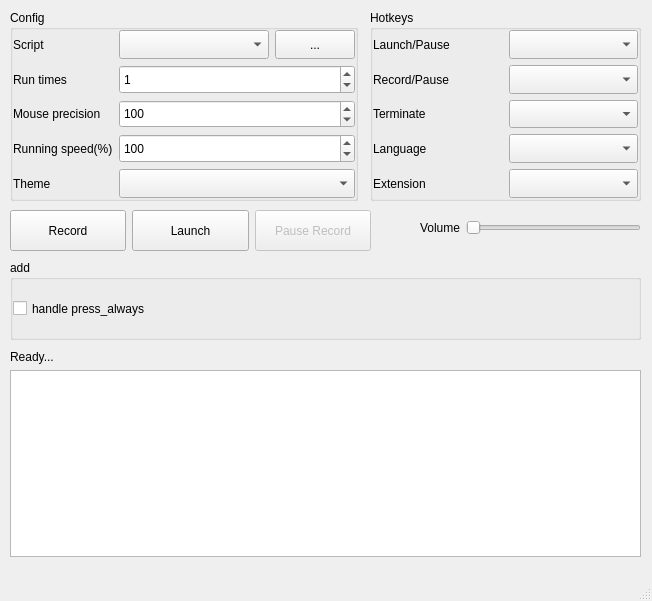
<?xml version="1.0" encoding="UTF-8"?>
<ui version="4.0">
 <class>UIView</class>
 <widget class="QMainWindow" name="UIView">
  <property name="geometry">
   <rect>
    <x>0</x>
    <y>0</y>
    <width>652</width>
    <height>601</height>
   </rect>
  </property>
  <property name="windowTitle">
   <string>KeymouseGo v5.1</string>
  </property>
  <property name="windowIcon">
   <iconset resource="assets.qrc">
    <normaloff>:/pic/Mondrian.png</normaloff>:/pic/Mondrian.png</iconset>
  </property>
  <widget class="QWidget" name="centralwidget">
   <widget class="QGroupBox" name="groupBox">
    <property name="geometry">
     <rect>
      <x>370</x>
      <y>10</y>
      <width>271</width>
      <height>191</height>
     </rect>
    </property>
    <property name="title">
     <string>Hotkeys</string>
    </property>
    <layout class="QGridLayout" name="gridLayout_3">
     <property name="leftMargin">
      <number>0</number>
     </property>
     <property name="topMargin">
      <number>0</number>
     </property>
     <property name="rightMargin">
      <number>0</number>
     </property>
     <property name="bottomMargin">
      <number>0</number>
     </property>
     <item row="2" column="1">
      <widget class="QComboBox" name="choice_stop">
       <property name="sizePolicy">
        <sizepolicy hsizetype="Minimum" vsizetype="Minimum">
         <horstretch>0</horstretch>
         <verstretch>0</verstretch>
        </sizepolicy>
       </property>
      </widget>
     </item>
     <item row="4" column="1">
      <widget class="QComboBox" name="choice_extension">
       <property name="sizePolicy">
        <sizepolicy hsizetype="Minimum" vsizetype="Minimum">
         <horstretch>0</horstretch>
         <verstretch>0</verstretch>
        </sizepolicy>
       </property>
      </widget>
     </item>
     <item row="2" column="0">
      <widget class="QLabel" name="label_stop">
       <property name="text">
        <string>Terminate</string>
       </property>
      </widget>
     </item>
     <item row="3" column="0">
      <widget class="QLabel" name="label_language">
       <property name="text">
        <string>Language</string>
       </property>
      </widget>
     </item>
     <item row="0" column="1">
      <widget class="QComboBox" name="choice_start">
       <property name="sizePolicy">
        <sizepolicy hsizetype="Minimum" vsizetype="Minimum">
         <horstretch>0</horstretch>
         <verstretch>0</verstretch>
        </sizepolicy>
       </property>
       <property name="currentText">
        <string/>
       </property>
      </widget>
     </item>
     <item row="1" column="1">
      <widget class="QComboBox" name="choice_record">
       <property name="sizePolicy">
        <sizepolicy hsizetype="Minimum" vsizetype="Minimum">
         <horstretch>0</horstretch>
         <verstretch>0</verstretch>
        </sizepolicy>
       </property>
      </widget>
     </item>
     <item row="1" column="0">
      <widget class="QLabel" name="label_record">
       <property name="text">
        <string>Record/Pause</string>
       </property>
      </widget>
     </item>
     <item row="3" column="1">
      <widget class="QComboBox" name="choice_language">
       <property name="sizePolicy">
        <sizepolicy hsizetype="Minimum" vsizetype="Minimum">
         <horstretch>0</horstretch>
         <verstretch>0</verstretch>
        </sizepolicy>
       </property>
      </widget>
     </item>
     <item row="4" column="0">
      <widget class="QLabel" name="label_extension">
       <property name="text">
        <string>Extension</string>
       </property>
      </widget>
     </item>
     <item row="0" column="0">
      <widget class="QLabel" name="label_start_key">
       <property name="text">
        <string>Launch/Pause</string>
       </property>
      </widget>
     </item>
    </layout>
   </widget>
   <widget class="QWidget" name="horizontalLayoutWidget">
    <property name="geometry">
     <rect>
      <x>10</x>
      <y>210</y>
      <width>361</width>
      <height>41</height>
     </rect>
    </property>
    <layout class="QHBoxLayout" name="horizontalLayout">
     <property name="sizeConstraint">
      <enum>QLayout::SetDefaultConstraint</enum>
     </property>
     <item>
      <widget class="QPushButton" name="btrecord">
       <property name="sizePolicy">
        <sizepolicy hsizetype="Minimum" vsizetype="Minimum">
         <horstretch>0</horstretch>
         <verstretch>0</verstretch>
        </sizepolicy>
       </property>
       <property name="text">
        <string>Record</string>
       </property>
      </widget>
     </item>
     <item>
      <widget class="QPushButton" name="btrun">
       <property name="sizePolicy">
        <sizepolicy hsizetype="Minimum" vsizetype="Minimum">
         <horstretch>0</horstretch>
         <verstretch>0</verstretch>
        </sizepolicy>
       </property>
       <property name="text">
        <string>Launch</string>
       </property>
      </widget>
     </item>
     <item>
      <widget class="QPushButton" name="btpauserecord">
       <property name="enabled">
        <bool>false</bool>
       </property>
       <property name="sizePolicy">
        <sizepolicy hsizetype="Minimum" vsizetype="Minimum">
         <horstretch>0</horstretch>
         <verstretch>0</verstretch>
        </sizepolicy>
       </property>
       <property name="text">
        <string>Pause Record</string>
       </property>
      </widget>
     </item>
    </layout>
   </widget>
   <widget class="QWidget" name="verticalLayoutWidget">
    <property name="geometry">
     <rect>
      <x>10</x>
      <y>350</y>
      <width>631</width>
      <height>207</height>
     </rect>
    </property>
    <layout class="QVBoxLayout" name="verticalLayout">
     <item>
      <widget class="QLabel" name="tnumrd">
       <property name="text">
        <string>Ready...</string>
       </property>
      </widget>
     </item>
     <item>
      <widget class="QTextEdit" name="textlog">
       <property name="enabled">
        <bool>true</bool>
       </property>
       <property name="sizePolicy">
        <sizepolicy hsizetype="Minimum" vsizetype="Minimum">
         <horstretch>0</horstretch>
         <verstretch>0</verstretch>
        </sizepolicy>
       </property>
       <property name="readOnly">
        <bool>true</bool>
       </property>
      </widget>
     </item>
    </layout>
   </widget>
   <widget class="QWidget" name="formLayoutWidget_3">
    <property name="geometry">
     <rect>
      <x>420</x>
      <y>220</y>
      <width>221</width>
      <height>31</height>
     </rect>
    </property>
    <layout class="QFormLayout" name="formLayout_3">
     <item row="0" column="0">
      <widget class="QLabel" name="label_volume">
       <property name="text">
        <string>Volume</string>
       </property>
      </widget>
     </item>
     <item row="0" column="1">
      <widget class="QSlider" name="volumeSlider">
       <property name="orientation">
        <enum>Qt::Horizontal</enum>
       </property>
      </widget>
     </item>
    </layout>
   </widget>
   <widget class="QGroupBox" name="groupBox_2">
    <property name="geometry">
     <rect>
      <x>10</x>
      <y>10</y>
      <width>348</width>
      <height>191</height>
     </rect>
    </property>
    <property name="title">
     <string>Config</string>
    </property>
    <layout class="QGridLayout" name="gridLayout_4">
     <property name="leftMargin">
      <number>0</number>
     </property>
     <property name="topMargin">
      <number>0</number>
     </property>
     <property name="rightMargin">
      <number>0</number>
     </property>
     <property name="bottomMargin">
      <number>0</number>
     </property>
     <item row="4" column="1">
      <widget class="QComboBox" name="choice_theme">
       <property name="sizePolicy">
        <sizepolicy hsizetype="Minimum" vsizetype="Minimum">
         <horstretch>0</horstretch>
         <verstretch>0</verstretch>
        </sizepolicy>
       </property>
      </widget>
     </item>
     <item row="2" column="0">
      <widget class="QLabel" name="label_execute_interval">
       <property name="text">
        <string>Mouse precision</string>
       </property>
      </widget>
     </item>
     <item row="3" column="0">
      <widget class="QLabel" name="label_execute_speed">
       <property name="text">
        <string>Running speed(%)</string>
       </property>
      </widget>
     </item>
     <item row="1" column="0">
      <widget class="QLabel" name="label_run_times">
       <property name="text">
        <string>Run times</string>
       </property>
      </widget>
     </item>
     <item row="4" column="0">
      <widget class="QLabel" name="label_theme">
       <property name="text">
        <string>Theme</string>
       </property>
      </widget>
     </item>
     <item row="0" column="0">
      <widget class="QLabel" name="label_script">
       <property name="text">
        <string>Script</string>
       </property>
      </widget>
     </item>
     <item row="3" column="1">
      <widget class="QSpinBox" name="execute_speed">
       <property name="sizePolicy">
        <sizepolicy hsizetype="Minimum" vsizetype="Minimum">
         <horstretch>0</horstretch>
         <verstretch>0</verstretch>
        </sizepolicy>
       </property>
       <property name="minimum">
        <number>20</number>
       </property>
       <property name="maximum">
        <number>500</number>
       </property>
       <property name="value">
        <number>100</number>
       </property>
      </widget>
     </item>
     <item row="2" column="1">
      <widget class="QSpinBox" name="mouse_move_interval_ms">
       <property name="sizePolicy">
        <sizepolicy hsizetype="Minimum" vsizetype="Minimum">
         <horstretch>0</horstretch>
         <verstretch>0</verstretch>
        </sizepolicy>
       </property>
       <property name="minimum">
        <number>1</number>
       </property>
       <property name="maximum">
        <number>1000</number>
       </property>
       <property name="value">
        <number>100</number>
       </property>
      </widget>
     </item>
     <item row="1" column="1">
      <widget class="QSpinBox" name="stimes">
       <property name="sizePolicy">
        <sizepolicy hsizetype="Minimum" vsizetype="Minimum">
         <horstretch>0</horstretch>
         <verstretch>0</verstretch>
        </sizepolicy>
       </property>
       <property name="maximum">
        <number>99999</number>
       </property>
       <property name="value">
        <number>1</number>
       </property>
      </widget>
     </item>
     <item row="0" column="1">
      <layout class="QGridLayout" name="gridLayout" columnstretch="3,1">
       <property name="sizeConstraint">
        <enum>QLayout::SetMinimumSize</enum>
       </property>
       <item row="0" column="0">
        <widget class="QComboBox" name="choice_script">
         <property name="sizePolicy">
          <sizepolicy hsizetype="Minimum" vsizetype="Minimum">
           <horstretch>0</horstretch>
           <verstretch>0</verstretch>
          </sizepolicy>
         </property>
        </widget>
       </item>
       <item row="0" column="1">
        <widget class="QPushButton" name="bt_open_script_files">
         <property name="sizePolicy">
          <sizepolicy hsizetype="Minimum" vsizetype="Minimum">
           <horstretch>0</horstretch>
           <verstretch>0</verstretch>
          </sizepolicy>
         </property>
         <property name="text">
          <string>...</string>
         </property>
        </widget>
       </item>
      </layout>
     </item>
    </layout>
   </widget>
   <widget class="QGroupBox" name="groupBox_3">
    <property name="geometry">
     <rect>
      <x>10</x>
      <y>260</y>
      <width>631</width>
      <height>80</height>
     </rect>
    </property>
    <property name="title">
     <string>add</string>
    </property>
    <layout class="QGridLayout" name="gridLayout_6">
     <property name="leftMargin">
      <number>0</number>
     </property>
     <property name="topMargin">
      <number>0</number>
     </property>
     <property name="rightMargin">
      <number>0</number>
     </property>
     <property name="bottomMargin">
      <number>0</number>
     </property>
     <item row="0" column="1">
      <spacer name="horizontalSpacer">
       <property name="orientation">
        <enum>Qt::Horizontal</enum>
       </property>
       <property name="sizeHint" stdset="0">
        <size>
         <width>40</width>
         <height>20</height>
        </size>
       </property>
      </spacer>
     </item>
     <item row="0" column="0">
      <widget class="QCheckBox" name="press_always_box">
       <property name="sizePolicy">
        <sizepolicy hsizetype="Minimum" vsizetype="Minimum">
         <horstretch>0</horstretch>
         <verstretch>0</verstretch>
        </sizepolicy>
       </property>
       <property name="text">
        <string>handle press_always</string>
       </property>
      </widget>
     </item>
    </layout>
   </widget>
  </widget>
  <widget class="QMenuBar" name="menubar">
   <property name="geometry">
    <rect>
     <x>0</x>
     <y>0</y>
     <width>652</width>
     <height>18</height>
    </rect>
   </property>
  </widget>
  <widget class="QStatusBar" name="statusbar"/>
 </widget>
 <resources>
  <include location="assets.qrc"/>
 </resources>
 <connections/>
</ui>
